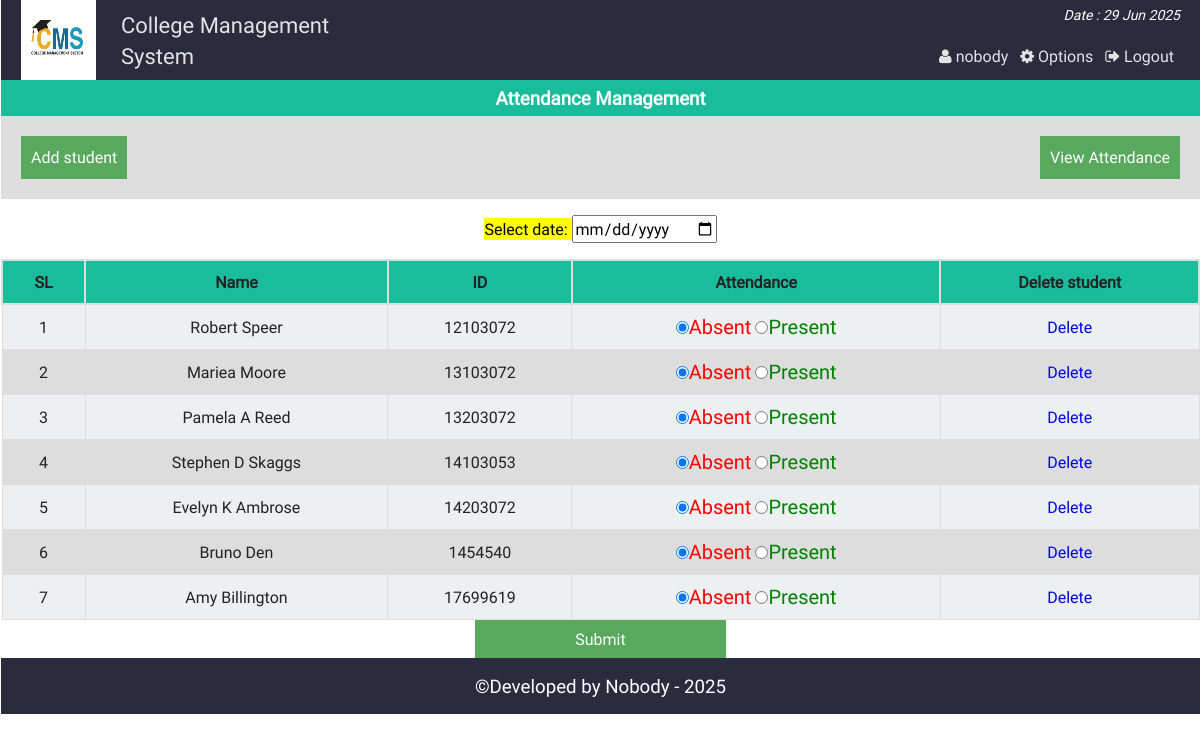
Screenshot of /class_att.php (signed in) with the database file from the repository.
### tables this page shows
CREATE TABLE `at_student` (
  `id` int(11) NOT NULL,
  `name` varchar(40) NOT NULL,
  `st_id` int(11) NOT NULL
);

### php/functions.php (called while the page is built, shortened)
<?php
class login_registration_class{
	public function attn_student(){
		global $conn;
		$sql = "select * from at_student";
		$result = $conn->query($sql);
		return $result;
	}
};
?>

### class_att.php (the view, shortened to what this page needs)
<?php
	require "php/config.php";
	require_once "php/functions.php";
	$user = new login_registration_class();
?>
<?php
include "php/headertop_admin.php";
?>
<div class="all_student fix">
		<h3 style="text-align:center;color:#fff;margin:0;padding:5px;background:#1abc9c">Attendance Management</h3>
		<div  class="fix" style="background:#ddd;padding:20px;">
			<span style="float:left;"><a style="color:#fff;" href="att_add.php"><button style="background:#58A85D;border:none;color:#fff;padding:10px;">Add student</button></a></span>
			<span style="float:right;"><a style="color:#fff;" href="att_view.php"> <button style="background:#58A85D;border:none;color:#fff;padding:10px;">View Attendance</button></a></span>
		</div>
	<form action="" method="post">
		<p style="text-align:center;color:#34495e;">
			<mark>Select date: <input type="date" name="attndate" required/></mark>
		</p>
		<table class="tab_one" style="text-align:center;">
			<tr>
				<th style="text-align:center;">SL</th>
				<th style="text-align:center;">Name</th>
				<th style="text-align:center;">ID</th>
				<th style="text-align:center;">Attendance</th>
				<th style="text-align:center;">Delete student</th>
			</tr>
			<?php
			$i=0;
				$alluser = $user->attn_student();
				while($rows = $alluser->fetch_assoc()){
				$i++;
		?>
			<tr>
				<td><?php echo $i;?></td>
				<td><?php echo $rows['name'];?></td>
				<td><?php echo $rows['st_id'];?></td>
				<td>
					<label style="color:red;font-size:20px"><input type="radio" name="attn[<?php echo $rows['st_id'];?>]" value="absent" checked/>Absent</label>
					<label style="color:green;font-size:20px"> <input type="radio" name="attn[<?php echo $rows['st_id'];?>]" value="present" />Present</label>
				</td>
				<td><a href="att_del.php?dl=<?php echo $rows['id']; ?>">Delete</a></td>
			</tr>
			<?php } ?>
		</table>
		<center>
		<span><input style="<text-align:right></text-align:right>;background:#58A85D;border:none;color:#fff;padding:8px 100px;" type="submit" name="submit" value="Submit" /></span> <br>
		</center>
	</form>
</div>
<?php include "php/footerbottom.php";?>

### css/main.css (style rules this page uses)
html { color: #222; font-size: 1em; line-height: 1.4; }
a { text-decoration:none; }
.fix { overflow:hidden; }
body { font-family:roboto !important; background:url(../img/ptrn.png) repeat fixed; }
.st_reg th, td { padding: 8px; }
table.tab_one { width:100%; }
table.tab_one th { background:#1abc9c; padding:10px; font-weight:bold; text-align:left; }
table.tab_one td { border:1px solid #ddd; padding:8px; }
table.tab_one td a { text-decoration:none; }
table.tab_one tr:nth-child(odd) { background:#ddd; }
table.tab_one tr:nth-child(even) { background:#ecf0f1; }
.all_student { min-height:450px; }
table.att_tab tr,td,th { border:2px solid #ddd; border-collapse:collapse; padding:8px; }

### rows the page displays
at_student: name "Robert Speer", st "12103072"
at_student: name "Mariea Moore", st "13103072"
at_student: name "Pamela A Reed", st "13203072"
at_student: name "Stephen D Skaggs", st "14103053"
at_student: name "Evelyn K Ambrose", st "14203072"
at_student: name "Bruno Den", st "1454540"
at_student: name "Amy Billington", st "17699619"

### other values shown
$admin_name "nobody"
